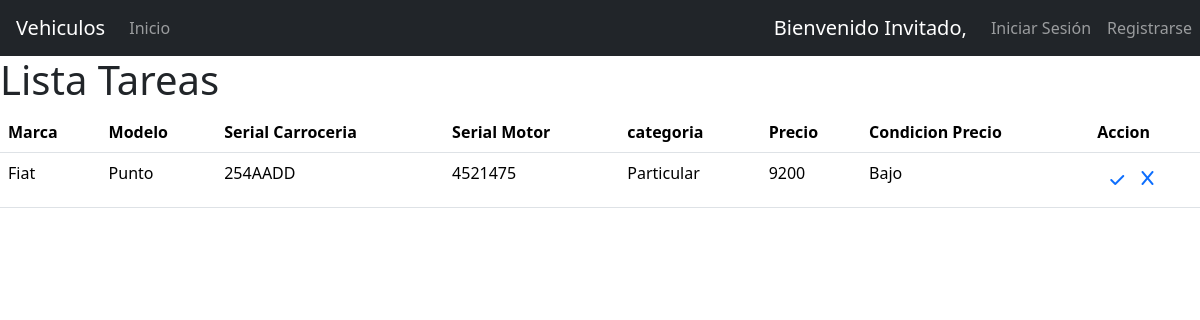
/vehiculo/eliminar/11/, run on the app's committed database.
### vehiculos/models.py (models this page shows, shortened)
class vehiculos(models.Model):
    options = [
        ["Fiat", "Fiat"],
        ["Chevrolet", "Chevrolet"],
        ["Ford", "Ford"],
        ["Toyota", "Toyota"]
    ]
    marca = models.CharField(max_length=20, choices = options)
    modelo = models.CharField(max_length=100)
    serie_carroceria = models.CharField(max_length=50)
    serie_motor = models.CharField(max_length=50)
    options = [
        ["Particular", "Particular"],
        ["Transporte", "Transporte"],
        ["Carga", "Carga"],
        ]
    categoria = models.CharField(max_length=50,choices = options,default='Particular')
    precio = models.PositiveIntegerField()
    fecha_creacion = models.DateTimeField(auto_now=True)
    fecha_modificiacion = models.DateTimeField(null=True)
    class Meta:
        permissions = PERMISOS

### vehiculos/views.py (the view, shortened to what this page needs)
# urls.py: path('vehiculo/eliminar/<int:vehiculo_id>/', views.eliminar, name='eliminar'),
def eliminar(request, vehiculo_id):
    if request.method == 'GET':
        vehiculo_buscar = get_object_or_404(vehiculos,pk=vehiculo_id)
        formulario = CrearForm(instance=vehiculo_buscar)
        return render(request, 'eliminar.html', {'lista': vehiculo_buscar, 'formulario':formulario})

### vehiculos/templates/eliminar.html (shortened to what this page needs)
{% extends 'base.html' %}
{% block content %}
<h1>Lista Tareas</h1>
<form method="POST" >
    <table class="table">
        <thead>
            <tr>
                <th scope="col">Marca</th>
                <th scope="col">Modelo</th>
                <th scope="col">Serial Carroceria</th>
                <th scope="col">Serial Motor</th>
                <th scope="col">categoria</th>
                <th scope="col">Precio</th>
                <th scope="col">Condicion Precio</th>
                <th scope="col">Accion</th>
            </tr>
        </thead>
        <tbody>
            <tr>
             <td> {{lista.marca}}</td>
             <td> {{lista.modelo}}</td>
             <td> {{lista.serie_carroceria}}</td>
             <td> {{lista.serie_motor}}</td>
             <td> {{lista.categoria}}</td>
             <td> {{lista.precio}}</td>
             {% if lista.precio > 0 and lista.precio < 10000 %} <td>Bajo</td>{% endif %}
             <td scope="row">
                <button class="btn btn-link"><i class="fa-solid fa-check"></i></button>
                <a href="/vehiculo/listar"><i class="fa-solid fa-x"></i></button></a>
            </tr>
        </tbody>
    </table>
</form>
{% endblock %}

### data on the page
vehiculos: marca "Fiat", modelo "Punto", serie_carroceria "254AADD", serie_motor "4521475", categoria "Particular", precio "9200"
